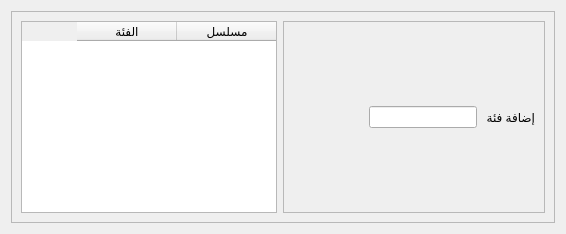
               <widget class="QWidget" name="tab_49">
                <attribute name="title">
                 <string>اضافة فئة</string>
                </attribute>
                <layout class="QGridLayout" name="gridLayout_60">
                 <item row="0" column="0">
                  <widget class="QFrame" name="frame_43">
                   <property name="frameShape">
                    <enum>QFrame::StyledPanel</enum>
                   </property>
                   <property name="frameShadow">
                    <enum>QFrame::Raised</enum>
                   </property>
                   <layout class="QHBoxLayout" name="horizontalLayout_25">
                    <item>
                     <widget class="QTableWidget" name="category_table">
                      <property name="layoutDirection">
                       <enum>Qt::RightToLeft</enum>
                      </property>
                      <column>
                       <property name="text">
                        <string>مسلسل</string>
                       </property>
                      </column>
                      <column>
                       <property name="text">
                        <string>الفئة</string>
                       </property>
                      </column>
                     </widget>
                    </item>
                    <item>
                     <widget class="QFrame" name="frame_55">
                      <property name="sizePolicy">
                       <sizepolicy hsizetype="Expanding" vsizetype="Preferred">
                        <horstretch>0</horstretch>
                        <verstretch>0</verstretch>
                       </sizepolicy>
                      </property>
                      <property name="frameShape">
                       <enum>QFrame::StyledPanel</enum>
                      </property>
                      <property name="frameShadow">
                       <enum>QFrame::Raised</enum>
                      </property>
                      <layout class="QHBoxLayout" name="horizontalLayout_27">
                       <item>
                        <widget class="QPushButton" name="pushButton_50">
                         <property name="styleSheet">
                          <string notr="true">border:0;</string>
                         </property>
                         <property name="text">
                          <string/>
                         </property>
                         <property name="icon">
                          <iconset resource="resources.qrc">
                           <normaloff>:/blue/icons/home.svg</normaloff>:/blue/icons/home.svg</iconset>
                         </property>
                         <property name="iconSize">
                          <size>
                           <width>30</width>
                           <height>30</height>
                          </size>
                         </property>
                        </widget>
                       </item>
                       <item>
                        <widget class="QPushButton" name="pushButton_7">
                         <property name="styleSheet">
                          <string notr="true">border:0;</string>
                         </property>
                         <property name="text">
                          <string/>
                         </property>
                         <property name="icon">
                          <iconset resource="resources2.qrc">
                           <normaloff>:/yellow/icons/yellow/plus.svg</normaloff>:/yellow/icons/yellow/plus.svg</iconset>
                         </property>
                         <property name="iconSize">
                          <size>
                           <width>40</width>
                           <height>40</height>
                          </size>
                         </property>
                        </widget>
                       </item>
                       <item>
                        <widget class="QLineEdit" name="lineEdit_3"/>
                       </item>
                       <item>
                        <widget class="QLabel" name="label_141">
                         <property name="text">
                          <string>إضافة فئة </string>
                         </property>
                        </widget>
                       </item>
                      </layout>
                     </widget>
                    </item>
                   </layout>
                  </widget>
                 </item>
                </layout>
               </widget>
